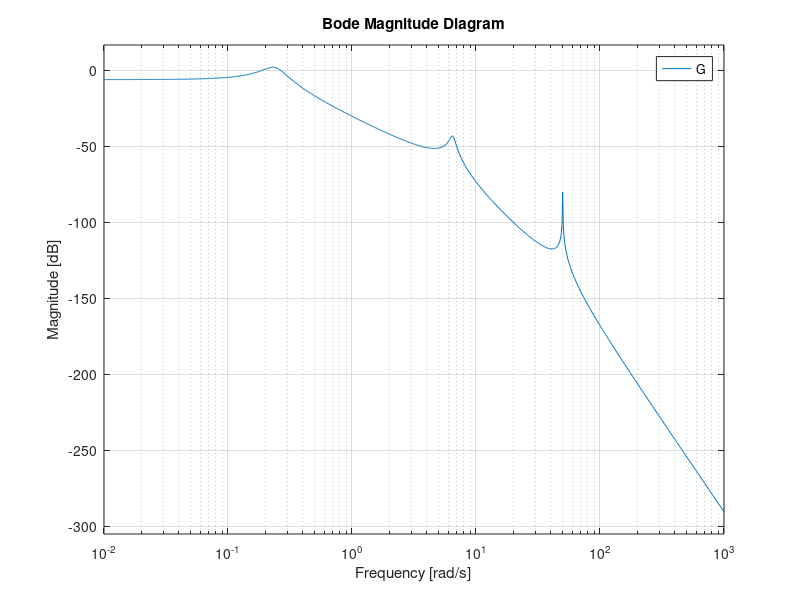
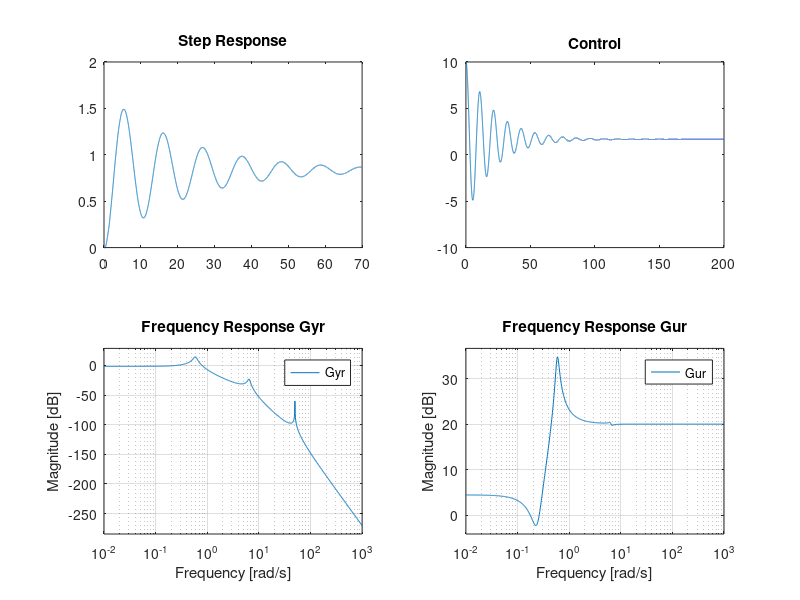
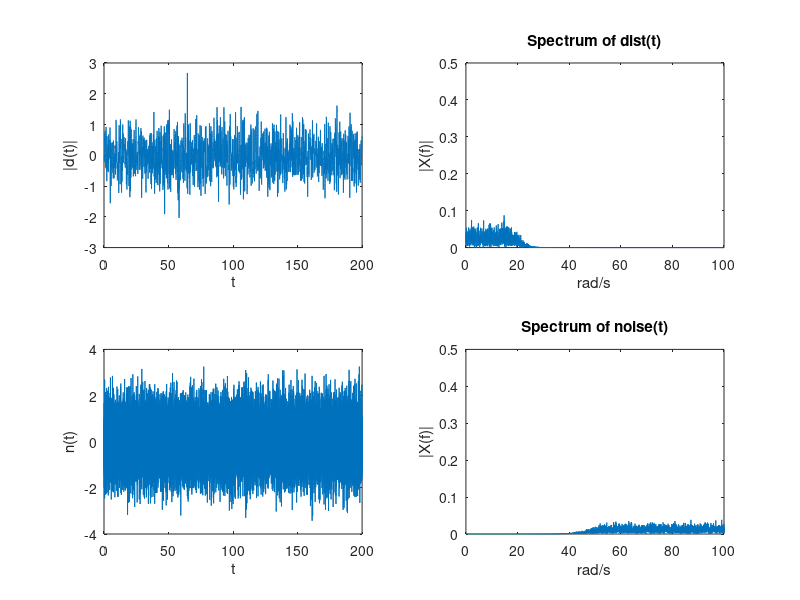

These figures' MATLAB source, in order:
clear; clc; close all;

%% Helicopter Model
s = tf('s');

Om1 = 0.24; z1 = 0.2; % Phugoid
Om2 = 6.5; z2 = 0.05; % Short period
Om3 = 50; z3 = 0.001; % Flex mode

G1 = tf(Om1^2,[1 2*z1*Om1 Om1^2]);
G2 = tf(Om2^2,[1 2*z2*Om2 Om2^2]);
G3 = tf(Om3^2,[1 2*z3*Om3 Om3^2]);
G = 0.5*G1*G2*G3;

bodemag(G);
print -depsc plantBode.eps

%% Create disturbance and noise signals -- You can comment this section out and use the saved.mat file.
dt = 0.01; Fs = 1/dt;
F = 1/(s/5+1);
T = 0:dt:200;

% Create disturbance
D = 2*randn(length(T),1);
wc = (20/2/pi)/(Fs/2); % Normalized cutoff frequency (10 rqd/s)
[fb,fa] = butter(10,wc,'low'); % butter worth filter.
d = filter(fb,fa,D); % Now filter the disturbance. This generates colored noise
L = length(T)+1;

NFFT = 2^nextpow2(L); % Next power of 2 from length of y
Z = 2*fft(d,NFFT)/L;
f = Fs/2*linspace(0,1,NFFT/2+1); % Only interested in signals upto Fs/2 Hz.
absZ = abs(Z(1:NFFT/2+1));
figure(3);
subplot(2,2,1);plot(T,d); 
xlabel('t'); ylabel('|d(t)|');

subplot(2,2,2);plot(2*pi*f,absZ); axis([0 100 0 .5]);
title('Spectrum of dist(t)');
xlabel('rad/s');
ylabel('|X(f)|');

% Create sensor noise
N = randn(length(T),1);
wc = (50/2/pi)/(Fs/2); % Normalized cutoff frequency (10 Hz)
[fb,fa] = butter(10,wc,'high'); % butter worth filter.
n = filter(fb,fa,N); % Now filter the disturbance. This generates colored noise
L = length(T)+1;

NFFT = 2^nextpow2(L); % Next power of 2 from length of y
Z = fft(n,NFFT)/L;
f = Fs/2*linspace(0,1,NFFT/2+1); % Only interested in signals upto Fs/2 Hz.
absZ = 2*abs(Z(1:NFFT/2+1));
figure(3);
subplot(2,2,3);plot(T,n);
xlabel('t');
ylabel('n(t)');

subplot(2,2,4);plot(2*pi*f,absZ); axis([0 100 0 .5]);
title('Spectrum of noise(t)');
xlabel('rad/s');
ylabel('|X(f)|');

% Save Data
P = G;
distTime = d;
noiseTime = n;

save heli.mat P distTime noiseTime T
%% Try several control architectures

% First: Only proportional;
K = 10;

% Then try PID, lead/lag. Use rlocus(...) to determine the gain such that
% tr, Mp, ts are achieved.

C = K;
%% Analyze the controller's performance.

Gyr = C*G/(1+C*G);
Gyd = G/(1+C*G);
Gyn = -Gyr;
Gur = C/(1+C*G);


%% Time Simulation

[Y1,T1] = step(Gyr); 
Y2 = lsim(Gyd,d,T);
Y3 = lsim(Gyn,n,T);

u = step(Gur,T);

%%
figure(2); 
subplot(2,2,1); plot(T1,Y1); title('Step Response')
subplot(2,2,2); plot(T,u); title('Control')
subplot(2,2,3); bodemag(Gyr); title('Frequency Response Gyr')
subplot(2,2,4); bodemag(Gur); title('Frequency Response Gur')
